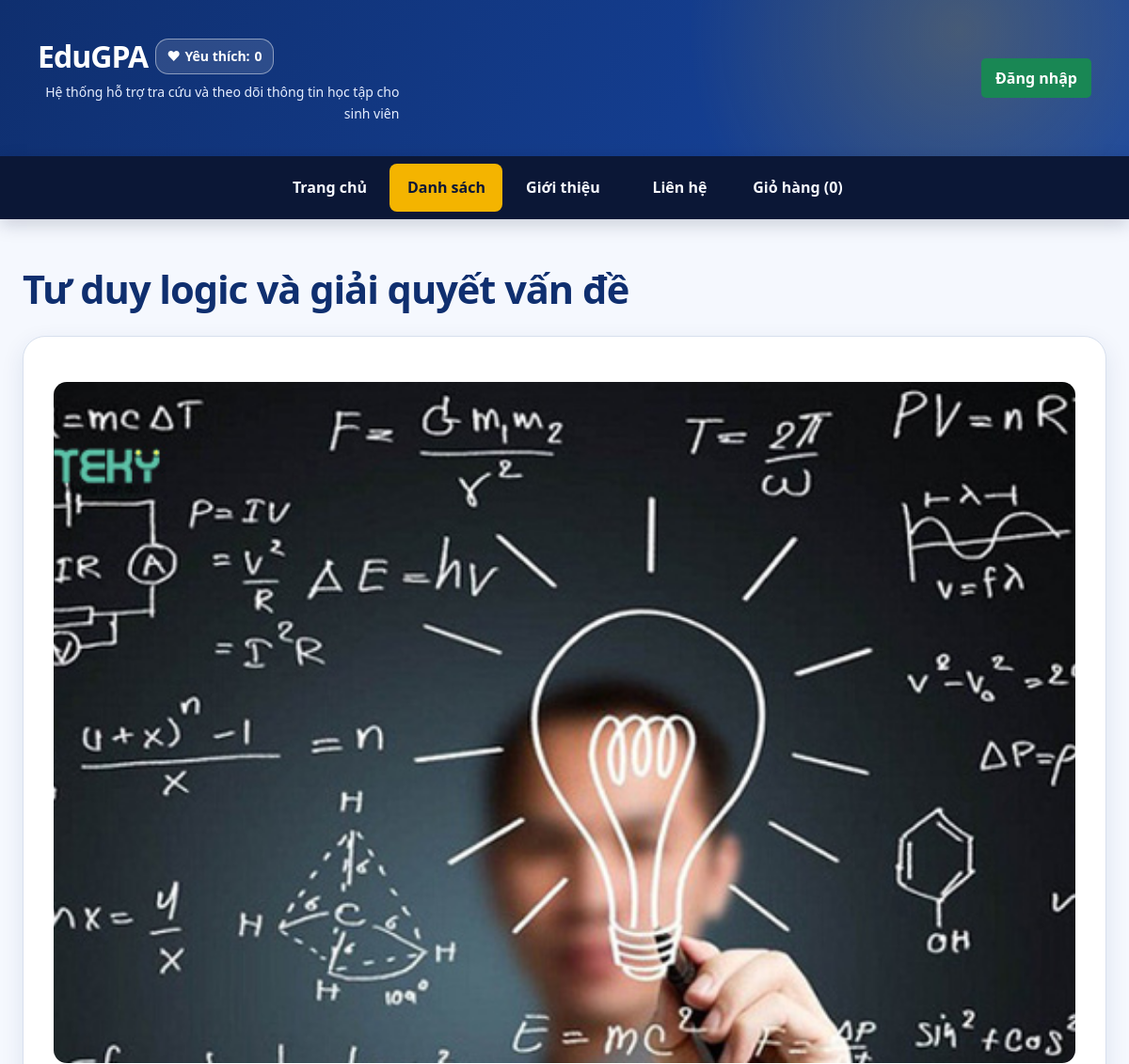
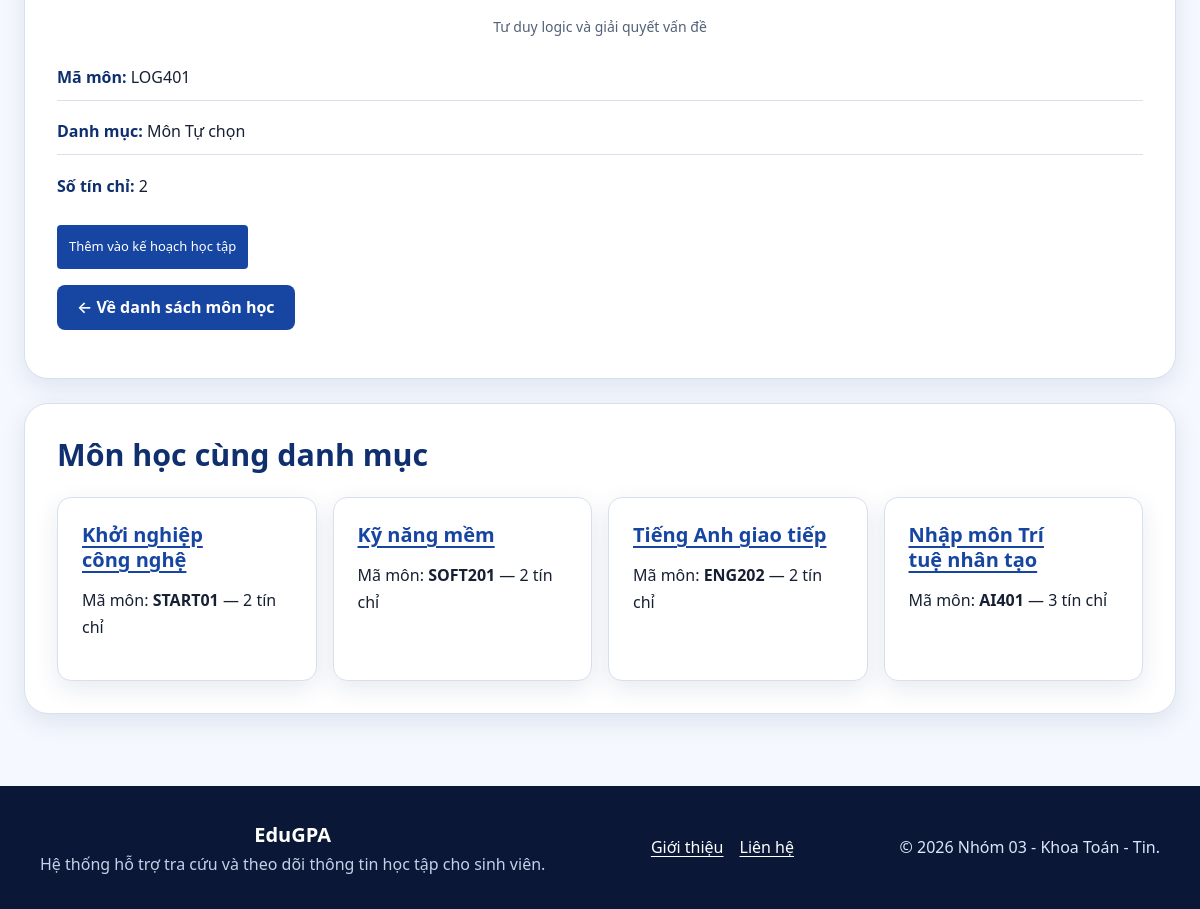
Screenshot of /chi-tiet.php?id=30 with the database file from the repository (2 pictures, top to bottom).
### tables this page shows
CREATE TABLE mon_hoc (
    id INT UNSIGNED AUTO_INCREMENT PRIMARY KEY,
    danh_muc_id INT UNSIGNED NOT NULL,
    ma_mon VARCHAR(20) NOT NULL UNIQUE,
    ten_mon VARCHAR(200) NOT NULL,
    so_tin_chi INT UNSIGNED NOT NULL CHECK (so_tin_chi > 0),
    so_cho INT UNSIGNED NOT NULL DEFAULT 50,
    mo_ta TEXT NULL,
    anh VARCHAR(255) NULL,
    ngay_tao DATETIME NOT NULL DEFAULT CURRENT_TIMESTAMP,
    FOREIGN KEY (danh_muc_id) REFERENCES danh_muc(id)
);

CREATE TABLE danh_muc (
    id INT UNSIGNED AUTO_INCREMENT PRIMARY KEY,
    ten VARCHAR(100) NOT NULL,
    slug VARCHAR(100) NOT NULL UNIQUE
);

### inc/ham.php (called while the page is built, shortened)
<?php
function e(mixed $giaTri): string
{
    return htmlspecialchars(
        (string) $giaTri,
        ENT_QUOTES | ENT_SUBSTITUTE,
        'UTF-8'
    );
}
function soNguyenDauVao(mixed $giaTri, int $min = 1, int $max = PHP_INT_MAX): int|false
{
    return filter_var($giaTri, FILTER_VALIDATE_INT, ['options' => ['min_range'=>$min, 'max_range'=>$max]]);
}
function duongDanAnhMonHoc(?string $anh): string
{
    $anh = trim($anh ?? '');
    return $anh === '' || preg_match('~^(?:https?://|/|images/|uploads/)~i', $anh)
        ? $anh : 'images/' . $anh;
}

### inc/db.php (called while the page is built, shortened)
<?php
function db(): PDO
{
    static $pdo = null;
    if ($pdo === null) {
        $pdo = new PDO(
            'mysql:host=' . (getenv('DB_HOST') ?: '127.0.0.1')
            . ';port=' . (getenv('DB_PORT') ?: '3306')
            . ';dbname=ltweb_nhom03;charset=utf8mb4',
            getenv('DB_USER') === false ? 'root' : getenv('DB_USER'),
            getenv('DB_PASS') === false ? '' : getenv('DB_PASS'),
            [PDO::ATTR_ERRMODE => PDO::ERRMODE_EXCEPTION,
             PDO::ATTR_DEFAULT_FETCH_MODE => PDO::FETCH_ASSOC,
             PDO::ATTR_EMULATE_PREPARES => false, PDO::ATTR_TIMEOUT => 3]
        );
    }
    return $pdo;
}

### src/Data/KhoMonHoc.php (called while the page is built, shortened)
<?php
class KhoMonHoc
{
    private PDO $db;
    public function __construct(PDO $db)
    {
        $this->db = $db;
    }
    public function timTheoId(int $id): ?MonHoc
    {
        $st = $this->db->prepare('SELECT m.*, d.ten AS ten_danh_muc FROM mon_hoc m
            JOIN danh_muc d ON d.id=m.danh_muc_id WHERE m.id=?');
        $st->execute([$id]);
        $row = $st->fetch();
        return $row ? new MonHoc($row) : null;
    }
    public function cungDanhMuc(int $danhMucId, int $loaiTruId): array
    {
        $st = $this->db->prepare('SELECT * FROM mon_hoc WHERE danh_muc_id=? AND id<>?
            ORDER BY ngay_tao DESC, id DESC LIMIT 4');
        $st->execute([$danhMucId, $loaiTruId]);
        return array_map(static fn (array $row): MonHoc => new MonHoc($row), $st->fetchAll());
    }
    public function theoNhieuId(array $ids): array
    {
        if ($ids === []) {
            return [];
        }
        $result = [];
        return $result;
    }
}

### src/Models/MonHoc.php (called while the page is built, shortened)
<?php
class MonHoc implements \JsonSerializable
{
    public function __construct(array $data = [])
    {
        $this->id = $data['id'] ?? null;
        $this->maMon = $data['maMon'] ?? $data['ma_mon'] ?? '';
        $this->tenMon = $data['tenMon'] ?? $data['ten_mon'] ?? $data['ten'] ?? '';
        $this->soTinChi = isset($data['soTinChi'])
            ? (int) $data['soTinChi']
            : (int) ($data['so_tin_chi'] ?? $data['tin_chi'] ?? 0);
        $this->anh = $data['anh'] ?? $data['hinh_anh'] ?? '';
        $this->danhMucId = isset($data['danhMucId'])
            ? (int) $data['danhMucId']
            : (int) ($data['danh_muc_id'] ?? 0);
        $this->tenDanhMuc = $data['tenDanhMuc'] ?? $data['ten_danh_muc'] ?? '';
    }
}

### src/Services/KeHoachHocTap.php (called while the page is built, shortened)
<?php
class KeHoachHocTap
{
    public function __construct()
    {
        $this->khoMonHoc = new KhoMonHoc(db());
        $uid = $_SESSION['uid'] ?? null;
    }
    private function uid(): ?int
    {
        $uid = $_SESSION['uid'] ?? null;
        return is_int($uid) && $uid > 0 ? $uid : null;
    }
    private function taiLaiGio(): void
    {
        $uid = $this->uid();
    }
    public function layDanhSachChiTiet(): array
    {
        $chiTiet = [];
        $tongSoTinChi = 0;
        $tongSoMon = 0;
        $ids = [];
        return [
            'danh_sach' => $chiTiet,
            'tong_so_mon' => $tongSoMon,
            'tong_so_tin_chi' => $tongSoTinChi,
        ];
    }
}

### chi-tiet.php (the view, shortened to what this page needs)
<?php
$kho = new KhoMonHoc(db());
$id = soNguyenDauVao($_GET['id'] ?? null);
$mh = $id !== false
    ? $kho->timTheoId($id)
    : null;
$anhMonHoc = duongDanAnhMonHoc($mh->anh);
$monCungDanhMuc = $kho->cungDanhMuc(
    (int) $mh->danhMucId,
    (int) $mh->id
);
$keHoachHocTap = new KeHoachHocTap();
$idMonDaThem = array_column(
    $keHoachHocTap->layDanhSachChiTiet()['danh_sach'],
    'id'
);
$monDaCoTrongKeHoach = in_array((int) $mh->id, $idMonDaThem, true);
require __DIR__ . '/inc/header.php';
?>
<main class="noi-dung-chinh">
    <h1 id="tieu-de-chi-tiet">
        <?= e((string) $mh->tenMon) ?>
    </h1>
    <article
        id="chi-tiet"
        class="chi-tiet__noi-dung"
        aria-labelledby="tieu-de-chi-tiet">
        <?php if ($anhMonHoc !== ''): ?>
            <figure>
                <img
                    src="<?= e($anhMonHoc) ?>"
                    alt="<?= e(
                        'Hình minh họa môn học '
                        . (string) $mh->tenMon
                    ) ?>"
                    width="600"
                    height="400">
                <figcaption>
                    <?= e((string) $mh->tenMon) ?>
                </figcaption>
            </figure>
        <?php endif; ?>
        <ul class="thong-tin-mon">
            <li>
                <strong>Mã môn:</strong>
                <?= e((string) $mh->maMon) ?>
            </li>
            <li>
                <strong>Danh mục:</strong>
                <?= e((string) $mh->tenDanhMuc) ?>
            </li>
            <li>
                <strong>Số tín chỉ:</strong>
                <?= (int) $mh->soTinChi ?>
            </li>
        </ul>
        <div class="form-them-gio-hang">
            <form action="gio-hang.php" method="post" data-gio-hang-api="api/gio-hang.php">
                <button
                    type="submit"
                    class="nut nut--chinh nut-them-ke-hoach-ct<?= $monDaCoTrongKeHoach ? ' nut-them-ke-hoach-ct--da-them' : '' ?>"
                    <?= $monDaCoTrongKeHoach ? 'disabled aria-disabled="true"' : '' ?>>
                    <?= $monDaCoTrongKeHoach
                        ? 'Đã thêm vào kế hoạch học tập'
                        : 'Thêm vào kế hoạch học tập' ?>
                </button>
            </form>
        </div>
        <p>
            <a
                class="nut-quay-lai"
                href="danh-sach.php">
                ← Về danh sách môn học
            </a>
        </p>
    </article>
    <?php if ($monCungDanhMuc !== []): ?>
        <section class="khu-vuc" aria-labelledby="tieu-de-cung-danh-muc">
            <h2 id="tieu-de-cung-danh-muc">Môn học cùng danh mục</h2>
            <div class="luoi-the">
                <?php foreach ($monCungDanhMuc as $mon): ?>
                    <article class="the">
                        <h3 class="the__tieu-de">
                            <a class="the__lien-ket" href="chi-tiet.php?id=<?= (int) $mon->id ?>">
                                <?= e((string) $mon->tenMon) ?>
                            </a>
                        </h3>
                        <p class="the__noi-dung">
                            Mã môn: <strong><?= e((string) $mon->maMon) ?></strong>
                            — <?= (int) $mon->soTinChi ?> tín chỉ
                        </p>
                    </article>
                <?php endforeach; ?>
            </div>
        </section>
    <?php endif; ?>
</main>
<?php require __DIR__ . '/inc/footer.php'; ?>

### css/chi-tiet.css (style rules this page uses)
body.trang-chi-tiet { overflow-x: hidden; }
.trang-chi-tiet main, .trang-chi-tiet main > * { max-width: 100%; min-width: 0; }
#chi-tiet { overflow-wrap: break-word; word-wrap: break-word; }
#chi-tiet img { display: block; width: 100%; max-width: 100%; height: auto; aspect-ratio: 3 / 2; object-fit: cover; margin: 1rem 0; border-radius: var(--bo-goc); }
#chi-tiet ul.thong-tin-mon { list-style: none; padding: 0; margin: 1rem 0; }
#chi-tiet ul.thong-tin-mon li { padding: 0.6rem 0; border-bottom: 1px solid var(--mau-vien); }
#chi-tiet ul.thong-tin-mon li:last-child { border-bottom: none; }
#chi-tiet ul.thong-tin-mon strong { color: var(--mau-chinh-dam); }
#chi-tiet .nut-quay-lai { display: inline-block; margin-top: 1rem; padding: 0.6rem 1.25rem; background: var(--mau-chinh); color: #ffffff; border-radius: var(--bo-goc-nho); text-decoration: none; font-weight: 600; transition: background 0.2s ease; }
.trang-chi-tiet main > article { overflow-wrap: break-word; word-wrap: break-word; }
.trang-chi-tiet main > article figure { width: 100%; max-width: 100%; margin: 1rem 0; }
.trang-chi-tiet main > article img { max-width: 100%; height: auto; display: block; border-radius: var(--bo-goc); }
.form-them-gio-hang .nut-them-ke-hoach-ct { padding: 6px 12px; font-size: 13px; font-weight: 500; background-color: var(--mau-chinh); color: #fff; border: none; border-radius: 4px; cursor: pointer; transition: background 0.2s ease; }

### rows the page displays
mon_hoc: ten_mon "Tư duy logic và giải quyết vấn đề", anh (picture), ma_mon "LOG401", danh_muc.ten "Môn Tự chọn", so_tin_chi "2"
mon_hoc: ten_mon "Khởi nghiệp công nghệ", ma_mon "START01", so_tin_chi "2"
mon_hoc: ten_mon "Kỹ năng mềm", ma_mon "SOFT201", so_tin_chi "2"
mon_hoc: ten_mon "Tiếng Anh giao tiếp", ma_mon "ENG202", so_tin_chi "2"
mon_hoc: ten_mon "Nhập môn Trí tuệ nhân tạo", ma_mon "AI401", so_tin_chi "3"

### other values shown
$soMonTrongGio "0"
